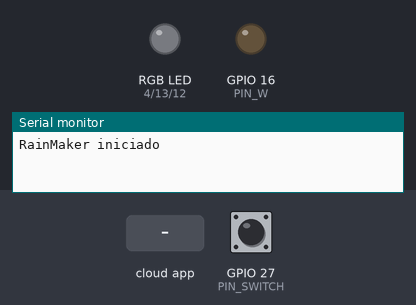
The sketch below on a simulated ESP32. Shown: an RGB LED mixed from three pins (HIGH = lit), output pins drawn as LEDs (lit = HIGH), the last lines printed to the serial monitor. Inputs (shaded band) come from the test bench; at power-on: GPIO 27 (PIN_SWITCH) HIGH. WiFi joins after 1.5 s; servers stay silent unless stated.

Above: at 1.7 s.
1.8 s: GPIO 27 (PIN_SWITCH) pulled LOW for 0.15 s
At 1.92 s:
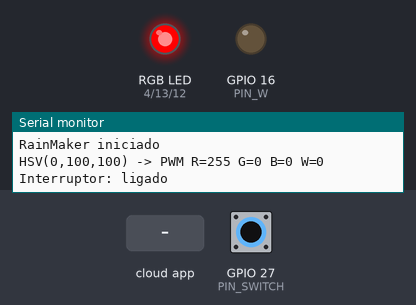
5.0 s: the phone or cloud app sets Nicho.RGBW to 1
At 5.9 s:
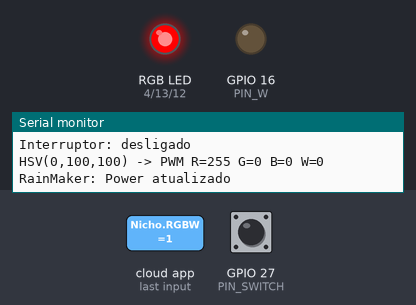
6.5 s: GPIO 27 (PIN_SWITCH) pulled LOW for 3.2 s
At 7.7 s:
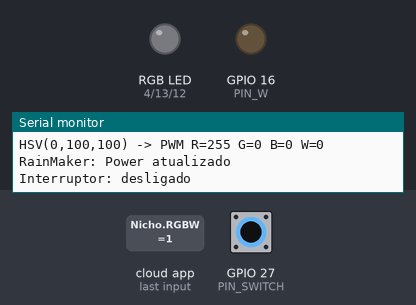
Timing chart, 0 to 11.3 s (numbered marks = the images above; inputs shaded):
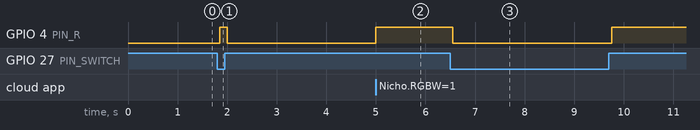

Measured:
- after the input at 1.8 s, GPIO 4 (PIN_R): LOW → HIGH after 0.06 s, → LOW 0.15 s later
- after the input at 5.0 s, GPIO 4 (PIN_R): LOW → HIGH at once
- after the input at 6.5 s, GPIO 4 (PIN_R): HIGH → LOW after 0.05 s, → HIGH 3.2 s later

The sketch:

nicho_esp32_rainmaker_sketch.ino
```cpp
#include <Arduino.h>
#include "RMaker.h"
#include "WiFi.h"
#include "WiFiProv.h"

constexpr uint8_t PIN_R = 4;
constexpr uint8_t PIN_G = 13;
constexpr uint8_t PIN_B = 12;
constexpr uint8_t PIN_W = 16; // RX2

constexpr uint8_t PIN_SWITCH = 27;

constexpr uint8_t CH_R = 0;
constexpr uint8_t CH_G = 1;
constexpr uint8_t CH_B = 2;
constexpr uint8_t CH_W = 3;

constexpr uint32_t PWM_FREQ = 5000;
constexpr uint8_t PWM_RESOLUTION = 8;
constexpr uint32_t SWITCH_DEBOUNCE_MS = 50;

const char *serviceName = "PROV_NICHO_RGBW";
const char *pop = "";

bool powerState = false;
int brightness = 100;
int hue = 0;
int saturation = 100;

int lastSwitchReading = HIGH;
int stableSwitchReading = HIGH;
uint32_t switchChangedAt = 0;

static LightBulb nicheLight("Nicho RGBW", nullptr, false);

void writePwm(uint8_t channel, int value) {
  ledcWrite(channel, constrain(value, 0, 255));
}

void hsvToRgb(int h, int s, int v, int &r, int &g, int &b) {
  h = constrain(h, 0, 360);
  s = constrain(s, 0, 100);
  v = constrain(v, 0, 100);

  if (h == 360) {
    h = 0;
  }

  if (s == 0) {
    r = 0;
    g = 0;
    b = 0;
    return;
  }

  const float hf = h / 60.0f;
  const float sf = s / 100.0f;
  const float vf = v / 100.0f;
  const int sector = static_cast<int>(hf);
  const float fraction = hf - sector;
  const float p = vf * (1.0f - sf);
  const float q = vf * (1.0f - sf * fraction);
  const float t = vf * (1.0f - sf * (1.0f - fraction));

  float rf = 0;
  float gf = 0;
  float bf = 0;

  switch (sector % 6) {
    case 0: rf = vf; gf = t;  bf = p;  break;
    case 1: rf = q;  gf = vf; bf = p;  break;
    case 2: rf = p;  gf = vf; bf = t;  break;
    case 3: rf = p;  gf = q;  bf = vf; break;
    case 4: rf = t;  gf = p;  bf = vf; break;
    default: rf = vf; gf = p; bf = q;  break;
  }

  r = static_cast<int>(rf * 255.0f + 0.5f);
  g = static_cast<int>(gf * 255.0f + 0.5f);
  b = static_cast<int>(bf * 255.0f + 0.5f);
}

void applyColor() {
  if (!powerState) {
    writePwm(CH_R, 0);
    writePwm(CH_G, 0);
    writePwm(CH_B, 0);
    writePwm(CH_W, 0);
    return;
  }

  int r = 0;
  int g = 0;
  int b = 0;
  int w = 0;

  if (saturation == 0) {
    w = brightness * 255 / 100;
  } else {
    hsvToRgb(hue, saturation, brightness, r, g, b);
    w = 0;
  }

  writePwm(CH_R, r);
  writePwm(CH_G, g);
  writePwm(CH_B, b);
  writePwm(CH_W, w);

  Serial.printf(
    "HSV(%d,%d,%d) -> PWM R=%d G=%d B=%d W=%d\n",
    hue, saturation, brightness, r, g, b, w
  );
}

void rainMakerWriteCallback(Device *device,
                            Param *param,
                            const param_val_t value,
                            void *privateData,
                            write_ctx_t *ctx) {
  const char *paramName = param->getParamName();

  if (strcmp(paramName, ESP_RMAKER_DEF_POWER_NAME) == 0) {
    powerState = value.val.b;
  } else if (strcmp(paramName, ESP_RMAKER_DEF_BRIGHTNESS_NAME) == 0) {
    brightness = constrain(value.val.i, 0, 100);
  } else if (strcmp(paramName, ESP_RMAKER_DEF_HUE_NAME) == 0) {
    hue = constrain(value.val.i, 0, 360);
  } else if (strcmp(paramName, ESP_RMAKER_DEF_SATURATION_NAME) == 0) {
    saturation = constrain(value.val.i, 0, 100);
  }

  applyColor();
  param->updateAndReport(value);

  Serial.printf("RainMaker: %s atualizado\n", paramName);
}

void serviceSwitch() {
  const uint32_t now = millis();
  const int reading = digitalRead(PIN_SWITCH);

  if (reading != lastSwitchReading) {
    lastSwitchReading = reading;
    switchChangedAt = now;
  }

  if ((now - switchChangedAt >= SWITCH_DEBOUNCE_MS) &&
      (reading != stableSwitchReading)) {
    stableSwitchReading = reading;

    powerState = !powerState;
    applyColor();

    nicheLight.updateAndReportParam(
      ESP_RMAKER_DEF_POWER_NAME,
      powerState
    );

    Serial.printf(
      "Interruptor: %s\n",
      powerState ? "ligado" : "desligado"
    );
  }
}

void systemEvent(arduino_event_t *event) {
  switch (event->event_id) {
    case ARDUINO_EVENT_PROV_START:
      Serial.println("Provisionamento BLE iniciado");
      Serial.printf("Dispositivo: %s\n", serviceName);
      Serial.printf("PoP: %s\n", pop);
      break;

    case ARDUINO_EVENT_WIFI_STA_CONNECTED:
      Serial.println("Wi-Fi conectado ao roteador");
      break;

    case ARDUINO_EVENT_WIFI_STA_GOT_IP:
      WiFi.setSleep(false);
      Serial.print("IP: ");
      Serial.println(WiFi.localIP());
      Serial.printf("Sinal Wi-Fi (RSSI): %d dBm\n", WiFi.RSSI());
      break;

    case ARDUINO_EVENT_WIFI_STA_DISCONNECTED:
      Serial.printf(
        "Wi-Fi desconectado. Motivo: %d\n",
        event->event_info.wifi_sta_disconnected.reason
      );
      break;

    default:
      break;
  }
}

void setupPwm() {
  ledcSetup(CH_R, PWM_FREQ, PWM_RESOLUTION);
  ledcSetup(CH_G, PWM_FREQ, PWM_RESOLUTION);
  ledcSetup(CH_B, PWM_FREQ, PWM_RESOLUTION);
  ledcSetup(CH_W, PWM_FREQ, PWM_RESOLUTION);

  ledcAttachPin(PIN_R, CH_R);
  ledcAttachPin(PIN_G, CH_G);
  ledcAttachPin(PIN_B, CH_B);
  ledcAttachPin(PIN_W, CH_W);

  applyColor();
}

void setup() {
  Serial.begin(115200);
  delay(500);

  setupPwm();

  pinMode(PIN_SWITCH, INPUT_PULLUP);
  lastSwitchReading = digitalRead(PIN_SWITCH);
  stableSwitchReading = lastSwitchReading;
  switchChangedAt = millis();

  WiFi.onEvent(systemEvent);

  Node node = RMaker.initNode("ESP32 Nicho RGBW");

  nicheLight.addCb(rainMakerWriteCallback);
  nicheLight.addBrightnessParam(brightness);
  nicheLight.addHueParam(hue);
  nicheLight.addSaturationParam(saturation);

  node.addDevice(nicheLight);

  RMaker.start();

  WiFiProv.beginProvision(
    WIFI_PROV_SCHEME_BLE,
    WIFI_PROV_SCHEME_HANDLER_FREE_BTDM,
    WIFI_PROV_SECURITY_1,
    pop,
    serviceName
  );

  Serial.println("RainMaker iniciado");
}

void loop() {
  serviceSwitch();
  delay(5);
}
```
